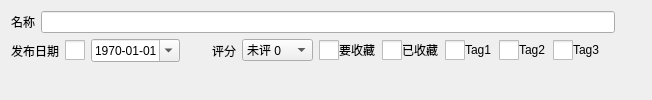
         <widget class="QWidget" name="page_MS">
          <layout class="QVBoxLayout" name="verticalLayout_6">
           <item>
            <layout class="QHBoxLayout" name="hLayout_MS_Name">
             <item>
              <widget class="QLabel" name="label_MS_Name">
               <property name="minimumSize">
                <size>
                 <width>0</width>
                 <height>0</height>
                </size>
               </property>
               <property name="maximumSize">
                <size>
                 <width>16777215</width>
                 <height>16777215</height>
                </size>
               </property>
               <property name="text">
                <string>名称</string>
               </property>
               <property name="alignment">
                <set>Qt::AlignLeading|Qt::AlignLeft|Qt::AlignVCenter</set>
               </property>
              </widget>
             </item>
             <item>
              <widget class="QLineEdit" name="lineEdit_MS_Name">
               <property name="clearButtonEnabled">
                <bool>true</bool>
               </property>
              </widget>
             </item>
             <item>
              <widget class="QPushButton" name="pushButton_MS_NaneOk">
               <property name="enabled">
                <bool>false</bool>
               </property>
               <property name="sizePolicy">
                <sizepolicy hsizetype="Fixed" vsizetype="Fixed">
                 <horstretch>0</horstretch>
                 <verstretch>0</verstretch>
                </sizepolicy>
               </property>
               <property name="minimumSize">
                <size>
                 <width>20</width>
                 <height>20</height>
                </size>
               </property>
               <property name="maximumSize">
                <size>
                 <width>20</width>
                 <height>20</height>
                </size>
               </property>
               <property name="styleSheet">
                <string notr="true">#pushButton_MS_NaneOk
{
  border: 0px;
}</string>
               </property>
               <property name="text">
                <string notr="true"/>
               </property>
               <property name="icon">
                <iconset>
                 <normalon>:/File/img/submit_enable.png</normalon>
                 <disabledon>:/File/img/submit_disable.png</disabledon>
                </iconset>
               </property>
               <property name="iconSize">
                <size>
                 <width>20</width>
                 <height>20</height>
                </size>
               </property>
              </widget>
             </item>
            </layout>
           </item>
           <item>
            <layout class="QHBoxLayout" name="hLayout_MS_Collect">
             <item>
              <widget class="QLabel" name="label_MS_ReleaseDate">
               <property name="text">
                <string>发布日期</string>
               </property>
              </widget>
             </item>
             <item>
              <widget class="QCheckBox" name="checkBox_MS_ReleaseDateEnable">
               <property name="sizePolicy">
                <sizepolicy hsizetype="Fixed" vsizetype="Fixed">
                 <horstretch>0</horstretch>
                 <verstretch>0</verstretch>
                </sizepolicy>
               </property>
               <property name="minimumSize">
                <size>
                 <width>20</width>
                 <height>20</height>
                </size>
               </property>
               <property name="maximumSize">
                <size>
                 <width>20</width>
                 <height>20</height>
                </size>
               </property>
               <property name="styleSheet">
                <string notr="true">QCheckBox
{
  spacing: 0px;
}
QCheckBox::indicator
{
  width: 20px;
  height: 20px;
}
QCheckBox::indicator:checked:enabled
{
  image:url(:/File/img/box_check_enable.png);
}
QCheckBox::indicator:unchecked:enabled
{
  image:url(:/File/img/box_uncheck_enable.png);
}
QCheckBox::indicator:unchecked:disabled
{
  image:url(:/File/img/box_uncheck_disable.png);
}</string>
               </property>
               <property name="text">
                <string/>
               </property>
              </widget>
             </item>
             <item>
              <widget class="QDateEdit" name="dateEdit_MS_ReleaseDate">
               <property name="displayFormat">
                <string notr="true">yyyy-MM-dd</string>
               </property>
               <property name="calendarPopup">
                <bool>true</bool>
               </property>
               <property name="date">
                <date>
                 <year>1970</year>
                 <month>1</month>
                 <day>1</day>
                </date>
               </property>
              </widget>
             </item>
             <item>
              <widget class="QPushButton" name="pushButton_MS_ReleaseDateOk">
               <property name="enabled">
                <bool>false</bool>
               </property>
               <property name="sizePolicy">
                <sizepolicy hsizetype="Fixed" vsizetype="Fixed">
                 <horstretch>0</horstretch>
                 <verstretch>0</verstretch>
                </sizepolicy>
               </property>
               <property name="minimumSize">
                <size>
                 <width>20</width>
                 <height>20</height>
                </size>
               </property>
               <property name="maximumSize">
                <size>
                 <width>20</width>
                 <height>20</height>
                </size>
               </property>
               <property name="styleSheet">
                <string notr="true">#pushButton_MS_ReleaseDateOk
{
  border: 0px;
}</string>
               </property>
               <property name="text">
                <string notr="true"/>
               </property>
               <property name="icon">
                <iconset>
                 <normalon>:/File/img/submit_enable.png</normalon>
                 <disabledon>:/File/img/submit_disable.png</disabledon>
                </iconset>
               </property>
               <property name="iconSize">
                <size>
                 <width>20</width>
                 <height>20</height>
                </size>
               </property>
              </widget>
             </item>
             <item>
              <widget class="QLabel" name="label_MS_Point">
               <property name="text">
                <string>评分</string>
               </property>
              </widget>
             </item>
             <item>
              <widget class="QComboBox" name="comboBox_MS_Point">
               <property name="maxVisibleItems">
                <number>13</number>
               </property>
               <item>
                <property name="text">
                 <string>未评 0</string>
                </property>
               </item>
               <item>
                <property name="text">
                 <string>烂作 1</string>
                </property>
               </item>
               <item>
                <property name="text">
                 <string>不行 2</string>
                </property>
               </item>
               <item>
                <property name="text">
                 <string>极差 3</string>
                </property>
               </item>
               <item>
                <property name="text">
                 <string>很差 4</string>
                </property>
               </item>
               <item>
                <property name="text">
                 <string>略差 5</string>
                </property>
               </item>
               <item>
                <property name="text">
                 <string>及格 6</string>
                </property>
               </item>
               <item>
                <property name="text">
                 <string>海星 7</string>
                </property>
               </item>
               <item>
                <property name="text">
                 <string>一般 8</string>
                </property>
               </item>
               <item>
                <property name="text">
                 <string>很好 9</string>
                </property>
               </item>
               <item>
                <property name="text">
                 <string>完美 10</string>
                </property>
               </item>
               <item>
                <property name="text">
                 <string>极好 11</string>
                </property>
               </item>
               <item>
                <property name="text">
                 <string>神作 12</string>
                </property>
               </item>
              </widget>
             </item>
             <item>
              <widget class="QCheckBox" name="checkBox_MS_CollectIt">
               <property name="styleSheet">
                <string notr="true">QCheckBox
{
  spacing: 0px;
}
QCheckBox::indicator
{
  width: 20px;
  height: 20px;
}
QCheckBox::indicator:checked:enabled
{
  image:url(:/File/img/box_check_enable.png);
}
QCheckBox::indicator:unchecked:enabled
{
  image:url(:/File/img/box_uncheck_enable.png);
}
QCheckBox::indicator:unchecked:disabled
{
  image:url(:/File/img/box_uncheck_disable.png);
}</string>
               </property>
               <property name="text">
                <string>要收藏</string>
               </property>
              </widget>
             </item>
             <item>
              <widget class="QCheckBox" name="checkBox_MS_CollectOk">
               <property name="styleSheet">
                <string notr="true">QCheckBox
{
  spacing: 0px;
}
QCheckBox::indicator
{
  width: 20px;
  height: 20px;
}
QCheckBox::indicator:checked:enabled
{
  image:url(:/File/img/box_check_enable.png);
}
QCheckBox::indicator:unchecked:enabled
{
  image:url(:/File/img/box_uncheck_enable.png);
}
QCheckBox::indicator:unchecked:disabled
{
  image:url(:/File/img/box_uncheck_disable.png);
}</string>
               </property>
               <property name="text">
                <string>已收藏</string>
               </property>
              </widget>
             </item>
             <item>
              <widget class="QCheckBox" name="checkBox_MS_Tag1">
               <property name="styleSheet">
                <string notr="true">QCheckBox
{
  spacing: 0px;
}
QCheckBox::indicator
{
  width: 20px;
  height: 20px;
}
QCheckBox::indicator:checked:enabled
{
  image:url(:/File/img/box_check_enable.png);
}
QCheckBox::indicator:unchecked:enabled
{
  image:url(:/File/img/box_uncheck_enable.png);
}
QCheckBox::indicator:unchecked:disabled
{
  image:url(:/File/img/box_uncheck_disable.png);
}</string>
               </property>
               <property name="text">
                <string>Tag1</string>
               </property>
              </widget>
             </item>
             <item>
              <widget class="QCheckBox" name="checkBox_MS_Tag2">
               <property name="styleSheet">
                <string notr="true">QCheckBox
{
  spacing: 0px;
}
QCheckBox::indicator
{
  width: 20px;
  height: 20px;
}
QCheckBox::indicator:checked:enabled
{
  image:url(:/File/img/box_check_enable.png);
}
QCheckBox::indicator:unchecked:enabled
{
  image:url(:/File/img/box_uncheck_enable.png);
}
QCheckBox::indicator:unchecked:disabled
{
  image:url(:/File/img/box_uncheck_disable.png);
}</string>
               </property>
               <property name="text">
                <string>Tag2</string>
               </property>
              </widget>
             </item>
             <item>
              <widget class="QCheckBox" name="checkBox_MS_Tag3">
               <property name="styleSheet">
                <string notr="true">QCheckBox
{
  spacing: 0px;
}
QCheckBox::indicator
{
  width: 20px;
  height: 20px;
}
QCheckBox::indicator:checked:enabled
{
  image:url(:/File/img/box_check_enable.png);
}
QCheckBox::indicator:unchecked:enabled
{
  image:url(:/File/img/box_uncheck_enable.png);
}
QCheckBox::indicator:unchecked:disabled
{
  image:url(:/File/img/box_uncheck_disable.png);
}</string>
               </property>
               <property name="text">
                <string>Tag3</string>
               </property>
              </widget>
             </item>
             <item>
              <spacer name="hSpacer_MS_Collect">
               <property name="orientation">
                <enum>Qt::Horizontal</enum>
               </property>
               <property name="sizeHint" stdset="0">
                <size>
                 <width>40</width>
                 <height>20</height>
                </size>
               </property>
              </spacer>
             </item>
            </layout>
           </item>
           <item>
            <spacer name="vSpacer_MS">
             <property name="orientation">
              <enum>Qt::Vertical</enum>
             </property>
             <property name="sizeHint" stdset="0">
              <size>
               <width>20</width>
               <height>7</height>
              </size>
             </property>
            </spacer>
           </item>
          </layout>
         </widget>
